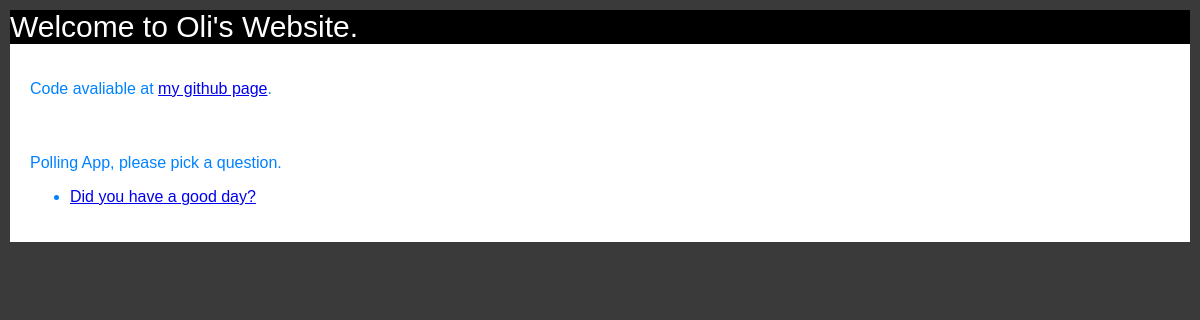
The page /Polls_App/ on the database as committed earlier.
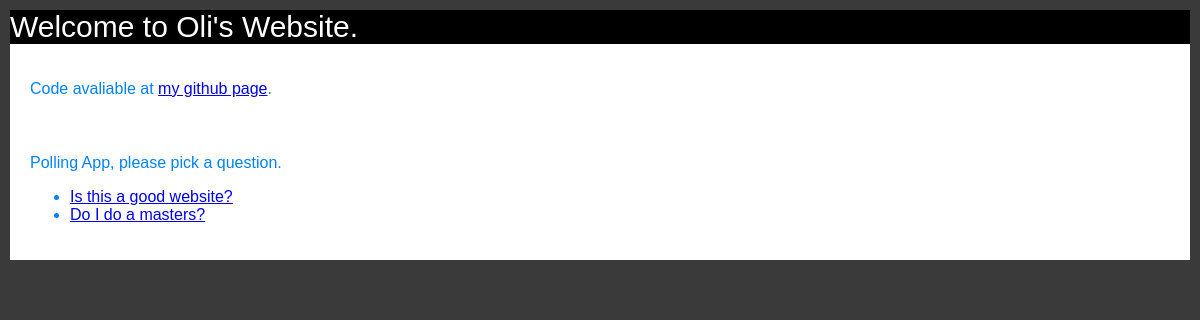
The same page on the database as committed later.
### Polls_App/models.py (models this page shows, shortened)
class Question(models.Model):
	question_text  = models.CharField(max_length=200)
	published_date = models.DateTimeField('date published')
	no_votes = models.IntegerField(default = 0)
	def was_published_recently(self):
		now = timezone.now()
		return now - datetime.timedelta(days = 1) <= self.published_date <= now
	was_published_recently.admin_order_field = 'published_date'
	was_published_recently.boolean = True
	was_published_recently.short_description = 'Published recently?'

### Polls_App/views.py (the view)
# urls.py: path('', views.IndexView.as_view(), name = 'index'),
class IndexView(generic.ListView):
	template_name = 'Polls_App/index.html'
	context_object_name = 'latest_question_list'
	def get_queryset(self):
		return Question.objects.filter(published_date__lte = timezone.now()).order_by('published_date')[:5]

### Polls_App/templates/Polls_App/index.html (shortened to what this page needs)
{% load static %}
<link rel = "stylesheet" type = "text/css" href = "{% static 'Polls_App/style.css' %}">
<header>
	Welcome to Oli's Website.
</header>
<section>
	<p>Code avaliable at <a href="https://github.com/OliWenman/" title="OliWenman Github" target="_blank"> my github page</a>.</p>
</section>
<section>
	{{ "Polling App, please pick a question." }}
	{% if latest_question_list %}
		<ul>
			{% for question in latest_question_list %}
				<li><a href = "{% url 'Polls_App:detail' question.id %}"> {{ question.question_text }}</a></li>
			{% endfor %}
		</ul>
	{% else %}
		<p>No polls are available. Please come back later.</p>
	{% endif %}
</section>

Rows that differ between the two databases and show on the page:
removed Question: question_text "Did you have a good day?"
added Question: question_text "Is this a good website?"
added Question: question_text "Do I do a masters?"
